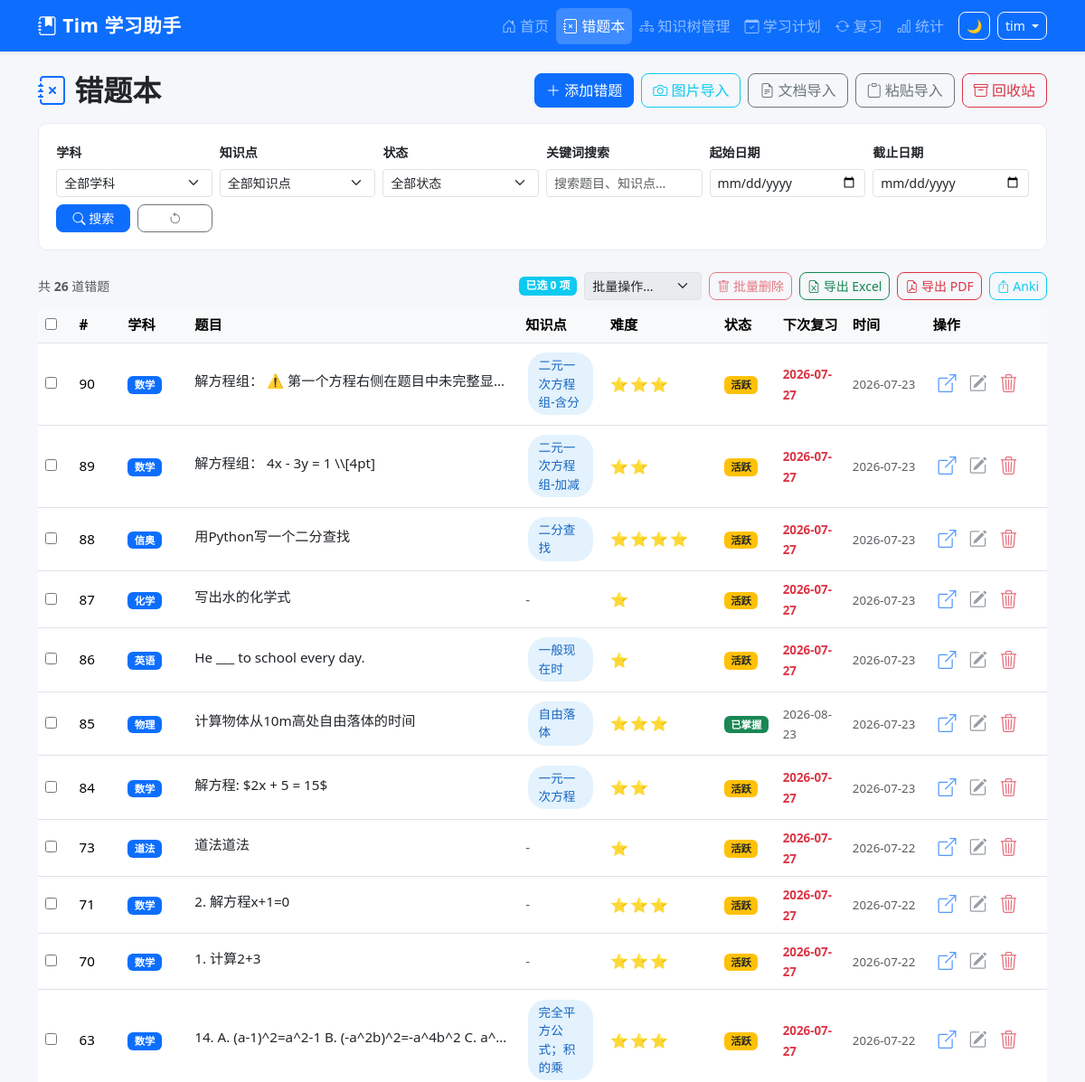
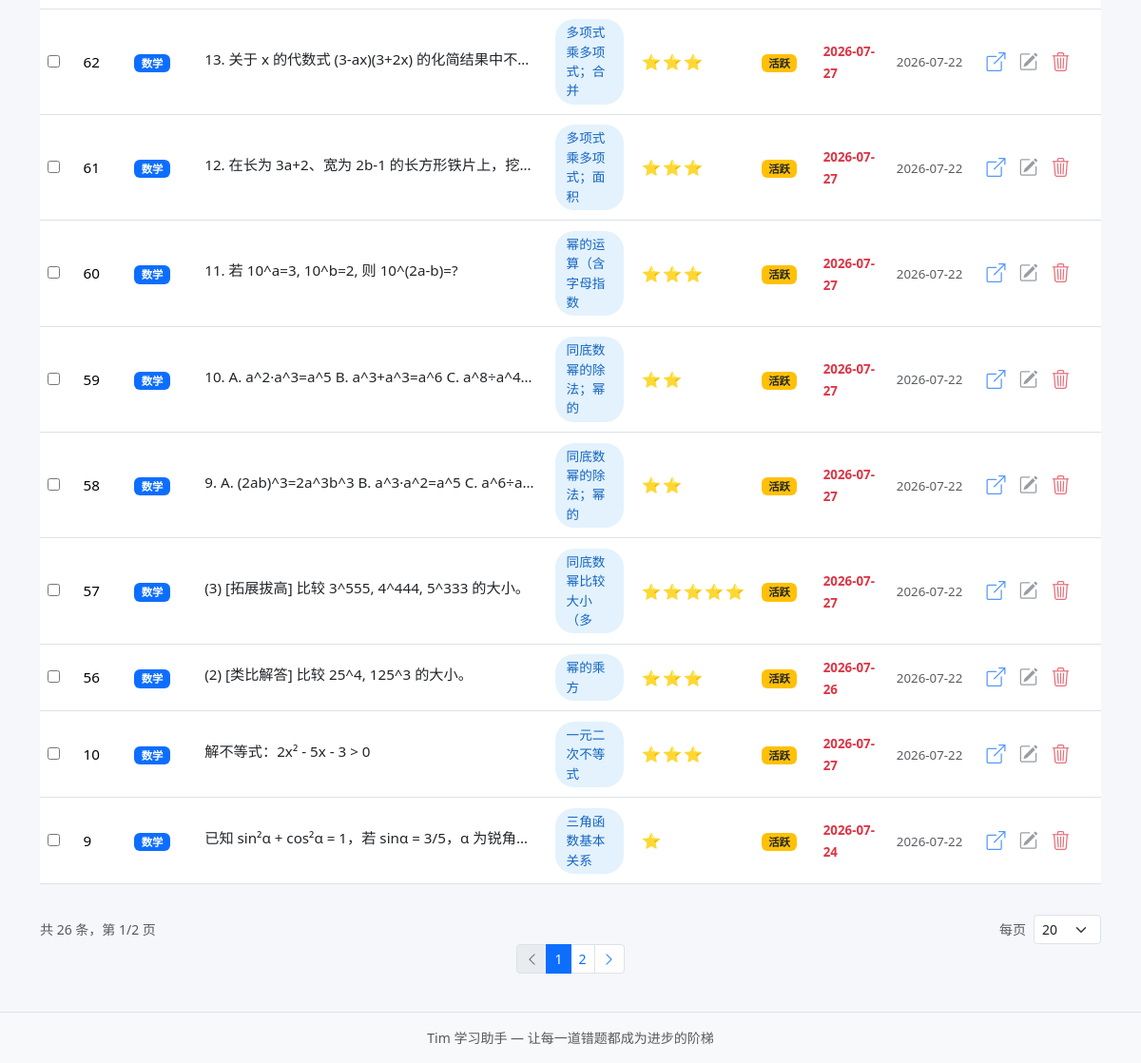
Page /questions (signed in) on the earlier database version (2 pictures, top to bottom).
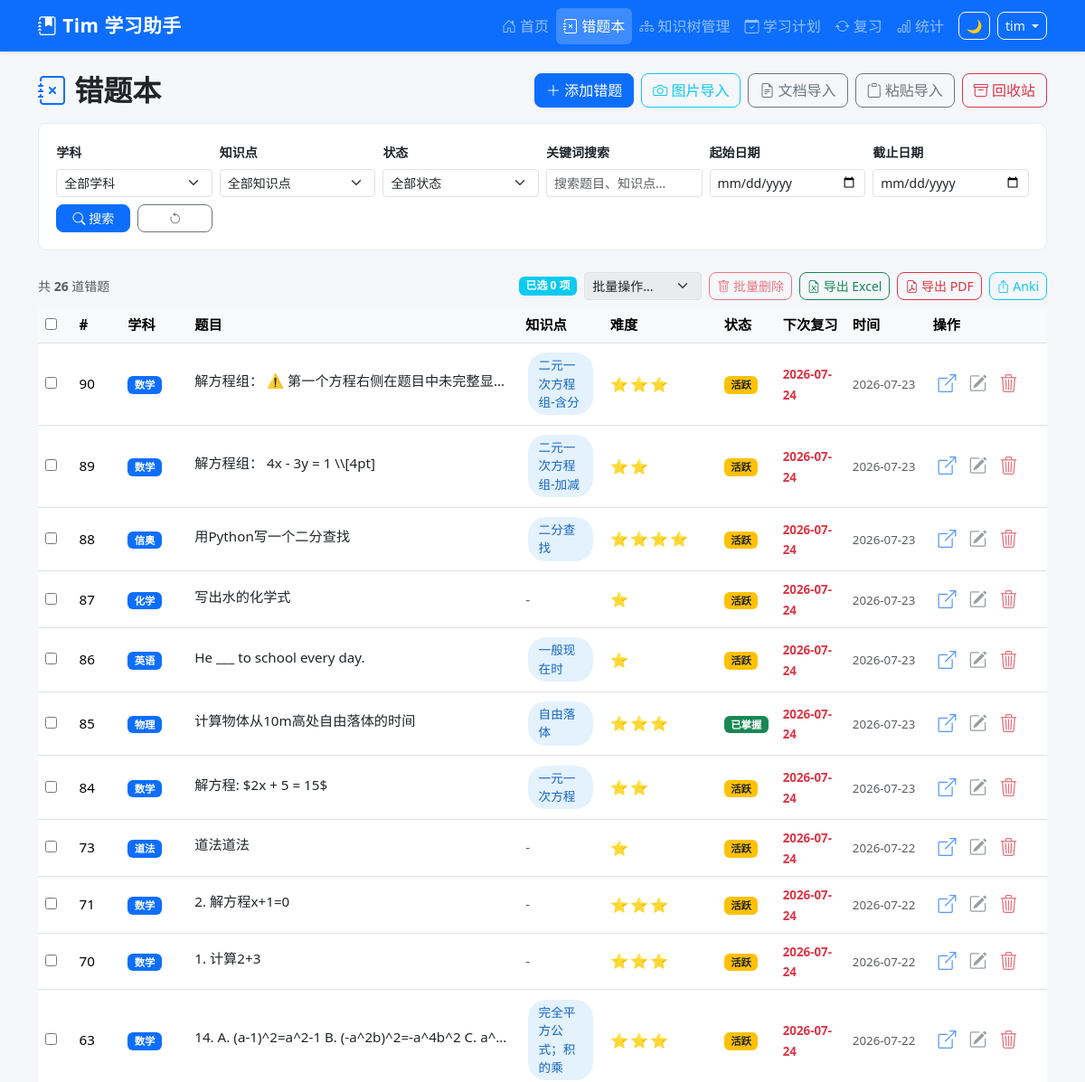
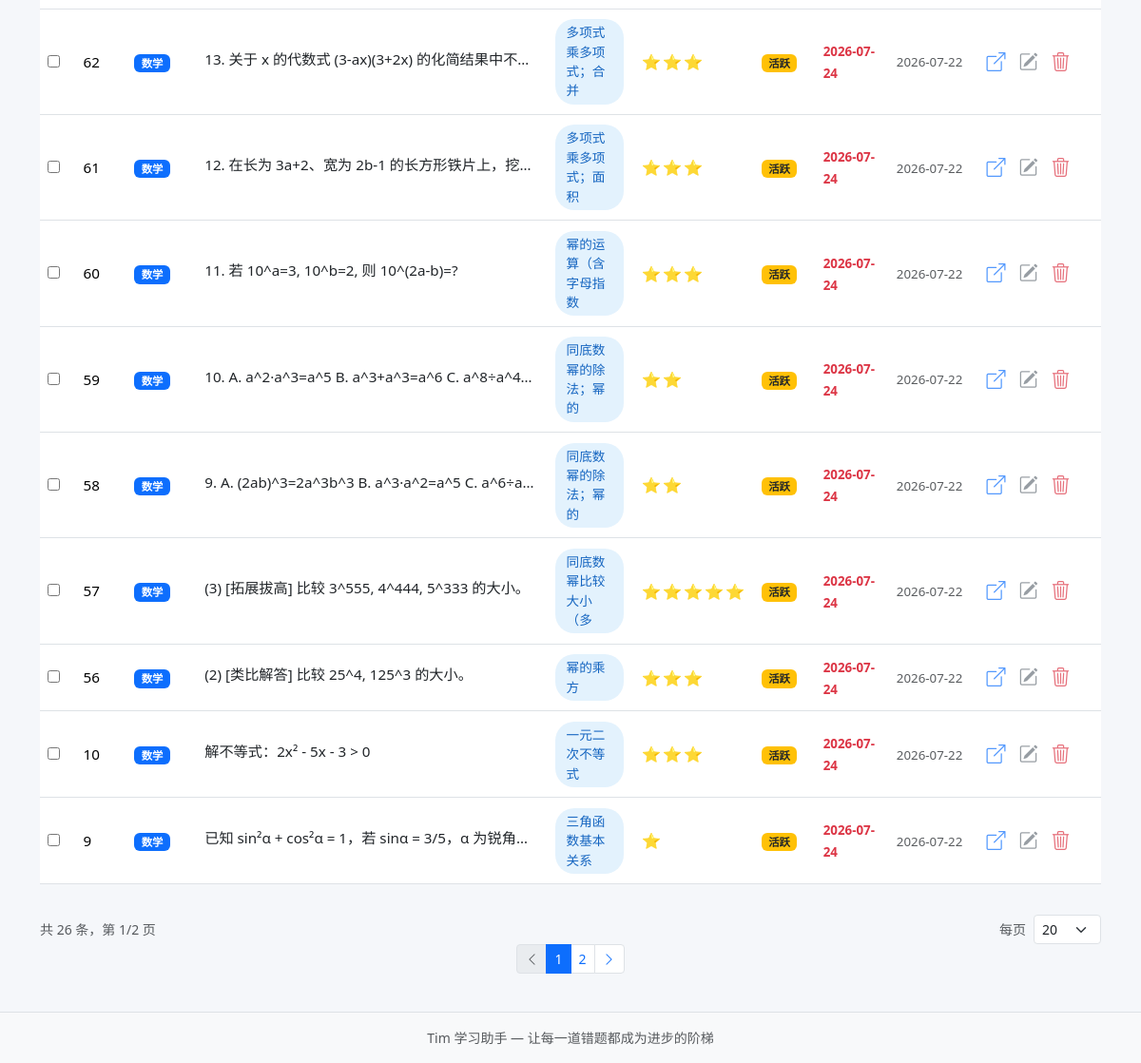
Same page on the later database version (2 pictures, top to bottom).
### tables this page shows
CREATE TABLE mistake_records (
            id INTEGER PRIMARY KEY AUTOINCREMENT,
            uuid TEXT NOT NULL,
            sys_platform TEXT NOT NULL DEFAULT 'web',
            bstudio_create_time TIMESTAMP DEFAULT CURRENT_TIMESTAMP,
            xueke TEXT NOT NULL,
            timu TEXT NOT NULL,
            xueshengdaan TEXT DEFAULT '',
            zhengquedaan TEXT DEFAULT '',
            cuowufenxi TEXT DEFAULT '',
            zhishidian TEXT DEFAULT '',
            difficulty INTEGER DEFAULT 1,
            review_count INTEGER DEFAULT 0,
            last_review_at TIMESTAMP,
            next_review_at TIMESTAMP,
            review_stage INTEGER DEFAULT 0,
            review_algorithm TEXT DEFAULT 'sm2',
            status TEXT DEFAULT 'active',
            updated_at TIMESTAMP DEFAULT CURRENT_TIMESTAMP
        , voice_data TEXT DEFAULT '');

### app.py (the view)
@app.route('/questions',)
@login_required
def question_list():
    page, per_page, offset = paginate(request, Config.PAGE_SIZE)
    xueke_filter = request.args.get('xueke', '')
    zhishidian_filter = request.args.get('zhishidian', '')
    status_filter = request.args.get('status', '')
    keyword = request.args.get('keyword', '')
    date_from = request.args.get('date_from', '')
    date_to = request.args.get('date_to', '')
    where_clauses = ['1=1']
    params = []
    if xueke_filter:
        where_clauses.append('xueke = ?')
        params.append(xueke_filter)
    if zhishidian_filter:
        where_clauses.append('(zhishidian LIKE ? OR xueke = ?)')
        params.append('%' + zhishidian_filter + '%')
        params.append(zhishidian_filter)
    if status_filter:
        where_clauses.append('status = ?')
        params.append(status_filter)
    else:
        where_clauses.append("status != 'deleted'")
    if keyword:
        where_clauses.append('(timu LIKE ? OR zhishidian LIKE ? OR cuowufenxi LIKE ?)')
        kw = '%' + keyword + '%'
        params.extend([kw, kw, kw])
    if date_from:
        where_clauses.append("bstudio_create_time >= ? || ' 00:00:00'")
        params.append(date_from)
    if date_to:
        where_clauses.append("bstudio_create_time <= ? || ' 23:59:59'")
        params.append(date_to)
    where_sql = ' AND '.join(where_clauses)
    total = query_db(
        f'SELECT COUNT(*) as cnt FROM mistake_records WHERE {where_sql}',
        params, one=True
    )['cnt']
    questions = query_db(
        f'''SELECT * FROM mistake_records WHERE {where_sql}
            ORDER BY bstudio_create_time DESC
            LIMIT ? OFFSET ?''',
        params + [per_page, offset]
    )
    total_pages = max(1, (total + per_page - 1) // per_page)
    questions = rows_to_dicts(questions)
    for q in questions:
        q['timu_plain'] = strip_latex(q['timu'])
    knowledge_points = get_knowledge_points()
    resp = make_response(render_template('question_list.html',
        questions=questions,
        page=page,
        total_pages=total_pages,
        total=total,
        xueke_filter=xueke_filter,
        zhishidian_filter=zhishidian_filter,
        status_filter=status_filter,
        keyword=keyword,
        date_from=date_from,
        date_to=date_to,
        knowledge_points=knowledge_points,
        subjects=Config.get_subjects(),
        status_options=Config.STATUS_OPTIONS,
        per_page=per_page,
        today_str=date.today().isoformat(),
    ))
    return set_uuid_cookie(resp, g.user_uuid)

### templates/question_list.html (shortened to what this page needs)
{% extends "base.html" %}
{% block content %}
<div class="d-flex justify-content-between align-items-center mb-3">
    <h2 class="fw-bold mb-0"><i class="bi bi-journal-x text-primary"></i> 错题本</h2>
    <div class="d-flex gap-2">
        <a href="{{ url_for('add_question') }}" class="btn btn-primary">
            <i class="bi bi-plus-lg"></i> 添加错题
        </a>
        <a href="{{ url_for('ocr_import') }}" class="btn btn-outline-info">
            <i class="bi bi-camera"></i> 图片导入
        </a>
        <a href="{{ url_for('doc_import') }}" class="btn btn-outline-secondary">
            <i class="bi bi-file-earmark-text"></i> 文档导入
        </a>
        <a href="{{ url_for('paste_import') }}" class="btn btn-outline-secondary">
            <i class="bi bi-clipboard"></i> 粘贴导入
        </a>
        <a href="{{ url_for('question_deleted') }}" class="btn btn-outline-danger">
            <i class="bi bi-archive"></i> 回收站
        </a>
    </div>
</div>
<div class="filter-bar">
    <form method="GET" class="row g-2 align-items-end">
        <div class="col-md-2">
            <label class="form-label small fw-bold">学科</label>
            <select name="xueke" class="form-select form-select-sm">
                <option value="">全部学科</option>
            </select>
        </div>
        <div class="col-md-2">
            <label class="form-label small fw-bold">知识点</label>
            <select name="zhishidian" class="form-select form-select-sm">
                <option value="">全部知识点</option>
            </select>
        </div>
        <div class="col-md-2">
            <label class="form-label small fw-bold">状态</label>
            <select name="status" class="form-select form-select-sm">
                <option value="">全部状态</option>
            </select>
        </div>
        <div class="col-md-2">
            <label class="form-label small fw-bold">关键词搜索</label>
            <input type="text" name="keyword" class="form-control form-control-sm"
                   placeholder="搜索题目、知识点..." value="{{ keyword }}" id="keyword-search">
        </div>
        <div class="col-md-2">
            <label class="form-label small fw-bold">起始日期</label>
            <input type="date" name="date_from" class="form-control form-control-sm" value="{{ date_from }}">
        </div>
        <div class="col-md-2">
            <label class="form-label small fw-bold">截止日期</label>
            <input type="date" name="date_to" class="form-control form-control-sm" value="{{ date_to }}">
        </div>
        <div class="col-md-1">
            <button type="submit" class="btn btn-primary btn-sm w-100">
                <i class="bi bi-search"></i> 搜索
            </button>
        </div>
        <div class="col-md-1">
            <a href="{{ url_for('question_list') }}" class="btn btn-outline-secondary btn-sm w-100" title="重置">
                <i class="bi bi-arrow-counterclockwise"></i>
            </a>
        </div>
    </form>
</div>
<div class="d-flex justify-content-between align-items-center mb-2">
    <small class="text-muted">共 <strong id="total-count">{{ total }}</strong> 道错题</small>
    <div class="d-flex gap-2">
        <div id="batch-toolbar" class="d-flex align-items-center gap-2" style="display:none;">
            <span class="badge bg-info" id="sel-count-badge">已选 <span id="sel-count">0</span> 项</span>
            <select id="batch-action" class="form-select form-select-sm" style="width:auto;">
                <option value="">批量操作...</option>
            </select>
            <button class="btn btn-outline-danger btn-sm" id="batch-delete-btn" onclick="batchDelete()" disabled>
                <i class="bi bi-trash"></i> 批量删除
            </button>
        </div>
        <a href="{{ url_for('export_excel') }}" class="btn btn-outline-success btn-sm">
            <i class="bi bi-file-earmark-excel"></i> 导出 Excel
        </a>
        <a href="{{ url_for('export_pdf') }}" class="btn btn-outline-danger btn-sm">
            <i class="bi bi-file-earmark-pdf"></i> 导出 PDF
        </a>
        <a href="{{ url_for('export_anki') }}" class="btn btn-outline-info btn-sm">
            <i class="bi bi-box-arrow-up"></i> Anki
        </a>
    </div>
</div>
{% if questions %}
<div class="table-responsive">
    <table class="table table-hover align-middle">
        <thead>
            <tr>
                <th style="width: 40px;">
                    <input type="checkbox" id="select-all" title="全选本页" style="display:none;">
                </th>
                <th style="width: 60px;">#</th>
                <th style="width: 80px;">学科</th>
                <th>题目</th>
                <th style="width: 100px;">知识点</th>
                <th style="width: 70px;">难度</th>
                <th style="width: 65px;">状态</th>
                <th style="width: 85px;">下次复习</th>
                <th style="width: 100px;">时间</th>
                <th style="width: 140px;">操作</th>
            </tr>
        </thead>
        <tbody>
            {% for q in questions %}
            <tr>
                <td><input type="checkbox" class="row-select" value="{{ q['id'] }}" aria-label="选择此题"></td>
                <td>{{ q['id'] }}</td>
                <td><span class="badge bg-primary">{{ q['xueke'] }}</span></td>
                <td>
                    <a href="{{ url_for('question_detail', question_id=q['id']) }}" class="text-decoration-none text-dark">
                        <span class="text-truncate d-inline-block" style="max-width: 350px;">
                            {{ q.get('timu_plain', q['timu'][:60]) }}
                        </span>
                    </a>
                </td>
                <td>
                    {% if q['zhishidian'] %}
                    <span class="knowledge-badge">{{ q['zhishidian'][:10] }}</span>
                    {% else %}
                    <span class="text-muted">-</span>
                    {% endif %}
                </td>
                <td>
                    <span class="difficulty-stars">{{ '⭐' * q['difficulty'] }}</span>
                </td>
                <td>
                    {% if q['status'] == 'active' %}
                    <span class="badge bg-warning text-dark">活跃</span>
                    {% elif q['status'] == 'mastered' %}
                    <span class="badge bg-success">已掌握</span>
                    {% else %}
                    <span class="badge bg-secondary">已归档</span>
                    {% endif %}
                </td>
                <td>
                    {% if q['next_review_at'] %}
                    <small {% if q['next_review_at'][:10] <= today_str %}class="text-danger fw-bold"{% else %}class="text-muted"{% endif %}>
                        {{ q['next_review_at'][:10] }}
                    </small>
                    {% else %}
                    <span class="text-muted">—</span>
                    {% endif %}
                </td>
                <td><small class="text-muted">{{ q['bstudio_create_time'][:10] }}</small></td>
                <td>
                    <div class="action-btns">
                        <a href="{{ url_for('question_detail', question_id=q['id']) }}" class="btn btn-link text-primary p-1" title="查看">
                            <i class="bi bi-box-arrow-up-right"></i>
                        </a>
                        <a href="{{ url_for('edit_question', question_id=q['id']) }}" class="btn btn-link text-secondary p-1" title="编辑">
                            <i class="bi bi-pencil-square"></i>
                        </a>
                        <form method="POST" action="{{ url_for('delete_question', question_id=q['id']) }}" class="d-inline">
                            <button type="submit" class="btn btn-link text-danger p-1" title="删除"
                                    data-confirm="确定要删除这道错题吗？">
                                <i class="bi bi-trash3"></i>
                            </button>
                        </form>
                    </div>
                </td>
            </tr>
            {% endfor %}
        </tbody>
    </table>
</div>
<div class="d-flex justify-content-between align-items-center mt-3">
    <div class="text-muted small">共 {{ total }} 条{% if total_pages > 1 %}，第 {{ page }}/{{ total_pages }} 页{% endif %}</div>
    <div class="d-flex align-items-center gap-2">
        <span class="text-muted small">每页</span>
        <select class="form-select form-select-sm" style="width:auto" onchange="location.href='{{ url_for('question_list', page=1, per_page='__PP__', xueke=xueke_filter, zhishidian=zhishidian_filter, status=status_filter, keyword=keyword, date_from=date_from, date_to=date_to) }}'.replace('__PP__', this.value)" {% if total <= per_page and total_pages <= 1 %}disabled{% endif %}>
            {% for n in [10, 20, 50, 100] %}
            <option value="{{ n }}" {% if per_page == n %}selected{% endif %}>{{ n }}</option>
            {% endfor %}
        </select>
    </div>
</div>
{% if total_pages > 1 %}
<nav>
    <ul class="pagination pagination-sm justify-content-center">
        <li class="page-item {% if page <= 1 %}disabled{% endif %}">
            <a class="page-link" href="{{ url_for('question_list', page=page-1, per_page=per_page, xueke=xueke_filter, zhishidian=zhishidian_filter, status=status_filter, keyword=keyword, date_from=date_from, date_to=date_to) }}">
                <i class="bi bi-chevron-left"></i>
            </a>
        </li>
        {% for p in range(1, total_pages + 1) %}
            {% if p == 1 or p == total_pages or (p >= page - 2 and p <= page + 2) %}
            <li class="page-item {% if p == page %}active{% endif %}">
                <a class="page-link" href="{{ url_for('question_list', page=p, per_page=per_page, xueke=xueke_filter, zhishidian=zhishidian_filter, status=status_filter, keyword=keyword, date_from=date_from, date_to=date_to) }}">{{ p }}</a>
            </li>
            {% elif p == page - 3 or p == page + 3 %}
            <li class="page-item disabled"><span class="page-link">...</span></li>
            {% endif %}
        {% endfor %}
        <li class="page-item {% if page >= total_pages %}disabled{% endif %}">
            <a class="page-link" href="{{ url_for('question_list', page=page+1, per_page=per_page, xueke=xueke_filter, zhishidian=zhishidian_filter, status=status_filter, keyword=keyword, date_from=date_from, date_to=date_to) }}">
                <i class="bi bi-chevron-right"></i>
            </a>
        </li>
</nav>
{% endif %}
{% endif %}
{% endblock %}

Differences in the rows shown:
changed mistake_records "二元一次方程组-含分": next_review_at "2026-07-27" → "2026-07-24"
changed mistake_records "解方程组： 4x - 3y = 1 \\\\[4pt]": next_review_at "2026-07-27" → "2026-07-24"
changed mistake_records "用Python写一个二分查找": next_review_at "2026-07-27" → "2026-07-24"
changed mistake_records "写出水的化学式": next_review_at "2026-07-27" → "2026-07-24"
changed mistake_records "He ___ to school every day.": next_review_at "2026-07-27" → "2026-07-24"
changed mistake_records "计算物体从10m高处自由落体的时间": next_review_at "2026-08-23" → "2026-07-24"
changed mistake_records "解方程: $2x + 5 = 15$": next_review_at "2026-07-27" → "2026-07-24"
changed mistake_records "道法道法": next_review_at "2026-07-27" → "2026-07-24"
changed mistake_records "2. 解方程x+1=0": next_review_at "2026-07-27" → "2026-07-24"
changed mistake_records "1. 计算2+3": next_review_at "2026-07-27" → "2026-07-24"
changed mistake_records "完全平方公式；积的乘": next_review_at "2026-07-27" → "2026-07-24"
changed mistake_records "多项式乘多项式；合并": next_review_at "2026-07-27" → "2026-07-24"
changed mistake_records "多项式乘多项式；面积": next_review_at "2026-07-27" → "2026-07-24"
changed mistake_records "幂的运算（含字母指数": next_review_at "2026-07-27" → "2026-07-24"
changed mistake_records id 59: next_review_at "2026-07-27" → "2026-07-24"
changed mistake_records "9. A. (2ab)^3=2a^3b^3 B. a^3·a^2=a^5 C. a^6÷a…": next_review_at "2026-07-27" → "2026-07-24"
changed mistake_records "(3) [拓展拔高] 比较 3^555, 4^444, 5^333 的大小。": next_review_at "2026-07-27" → "2026-07-24"
changed mistake_records "(2) [类比解答] 比较 25^4, 125^3 的大小。": next_review_at "2026-07-26" → "2026-07-24"
changed mistake_records "解不等式：2x² - 5x - 3 > 0": next_review_at "2026-07-27" → "2026-07-24"
